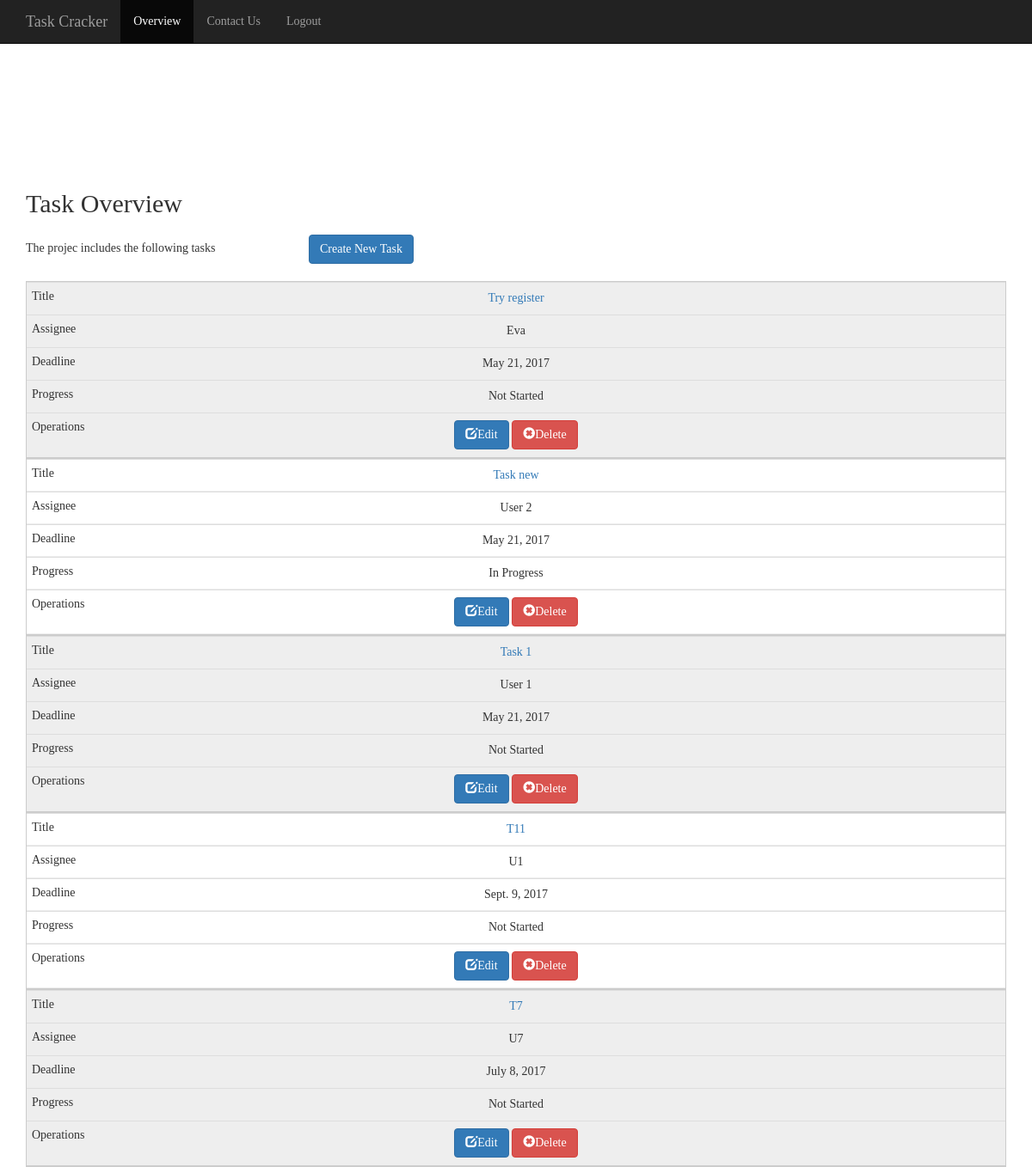
The page /task/ (signed in, upper part) on the database as committed earlier.
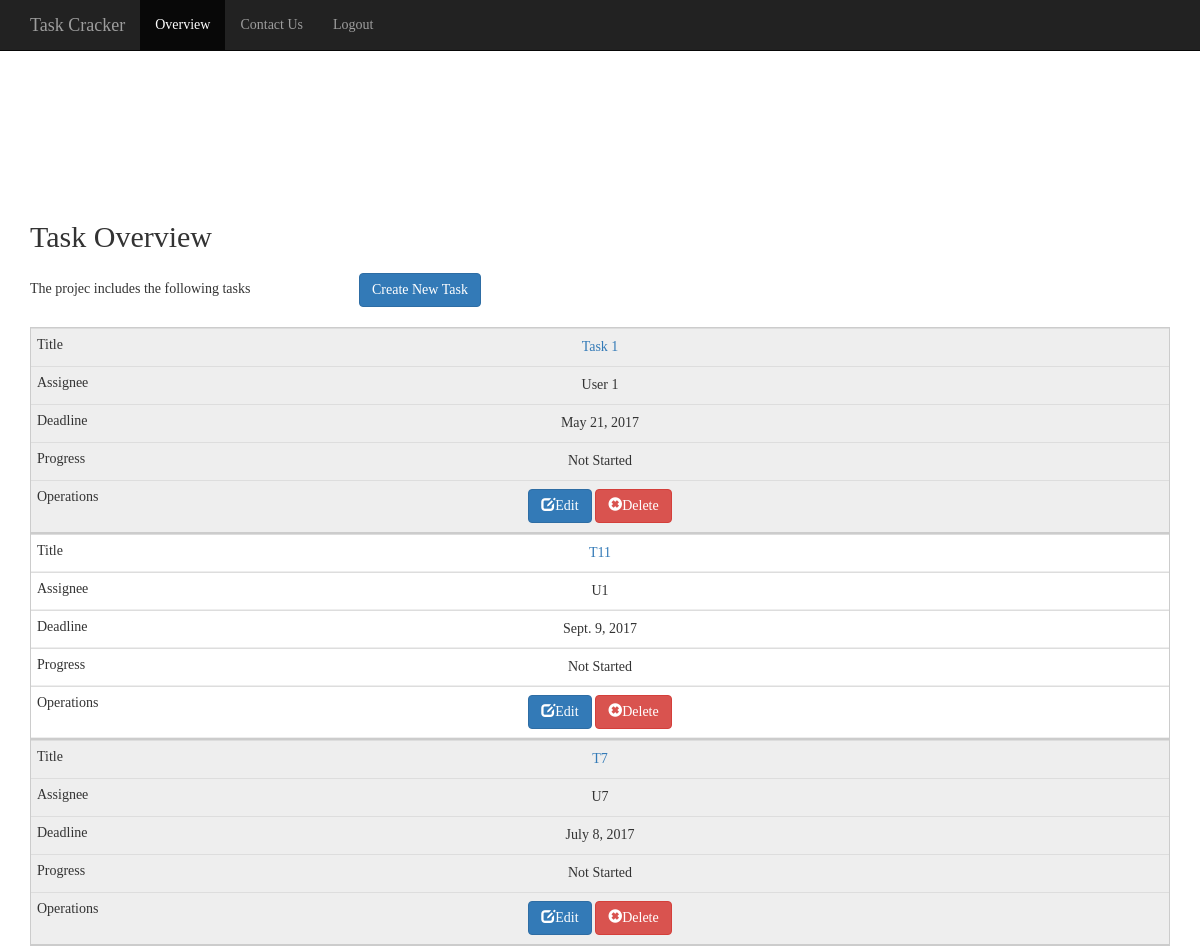
The same page on the database as committed later.
### task/models.py (models this page shows, shortened)
class Task(models.Model):
    NOTSTARTED = 'Not Started'
    INPROGRESS = 'In Progress'
    FINISHED = 'Finished'
    PROGRESS_CHOICES = (
        (NOTSTARTED, 'Not Started'),
        (INPROGRESS, 'In Progress'),
        (FINISHED, 'Finished'),
    )
    progress = models.CharField(
        max_length=20,
        choices=PROGRESS_CHOICES,
        default=NOTSTARTED,
    )
    user = models.ForeignKey(User,default=1)
    assignee = models.CharField(max_length=500)
    title = models.CharField(max_length=500)
    description = models.TextField(blank=True, null=True)
    deadline = models.DateField()
    created_date = models.DateTimeField(
        blank=True, null=True)

### task/views.py (the view)
def index(request):
    if not request.user.is_authenticated:
        return render(request,'task/login.html')
    else:
        tasks = Task.objects.filter(user=request.user)
        return render(request, 'task/index.html', {
                'tasks': tasks,
            })

### task/templates/task/index.html (shortened to what this page needs)
<!DOCTYPE html>
<html lang="en">
<head>
    <link rel="stylesheet" href="https://maxcdn.bootstrapcdn.com/bootstrap/3.3.7/css/bootstrap.min.css">
</head>
<body>
    <nav class="navbar navbar-inverse navbar-fixed-top">
        <div class="container">
            <div class="navbar-header">
                <a class="navbar-brand">Task Cracker</a>
            </div>
            <ul class="nav navbar-nav">
                <li class="active"><a href="#TaskTable">Overview</a></li>
                <li><a href="{%url 'task:about' %}">Contact Us</a></li>
                <li><a href="{% url 'task:logout_user' %}">Logout</a></li>
            </ul>
        </div>
    </nav>
    <div class="container" style="margin-top: 200px">
        <h2>Task Overview</h2>
        <p>The projec includes the following tasks&nbsp&nbsp&nbsp&nbsp&nbsp&nbsp&nbsp&nbsp&nbsp&nbsp&nbsp&nbsp&nbsp&nbsp&nbsp&nbsp&nbsp&nbsp&nbsp&nbsp&nbsp&nbsp&nbsp&nbsp&nbsp&nbsp&nbsp&nbsp&nbsp&nbsp&nbsp<a href="{%url 'task:create_task' %}" class="btn btn-primary" role="button">Create New Task</a></p>
        <table class="table table-hover">
            <tbody>
            {%for task in tasks %}
                    <tr>
                        <td><a href="{%url 'task:detail' task.id %}"> {{ task.title }}</a></td>
                        <td>
                             {{ task.assignee }}
                        </td>
                         <td>
                             {{ task.deadline }}
                          </td>
                          <td>
                            {{ task.progress }}
                         </td>
                         <td>
                            <a href="{%url 'task:update' task.id %}"class="btn btn-primary" role="button">
                                <span class="glyphicon glyphicon-edit"></span>Edit</a>
                            <a href="{%url 'task:delete' task.id %}" class="btn btn-danger" role="button"><span class="glyphicon glyphicon-remove-sign"></span>Delete</a>
                        </td>
                        </tr>
            {% endfor %}
            </tbody>
        </table>
    </div>
</body>
</html>

Rows that differ between the two databases and show on the page:
removed Task: title "Try register", assignee "Eva", deadline "May 21, 2017", progress "Not Started"
removed Task: title "Task new", assignee "User 2", deadline "May 21, 2017", progress "In Progress"
